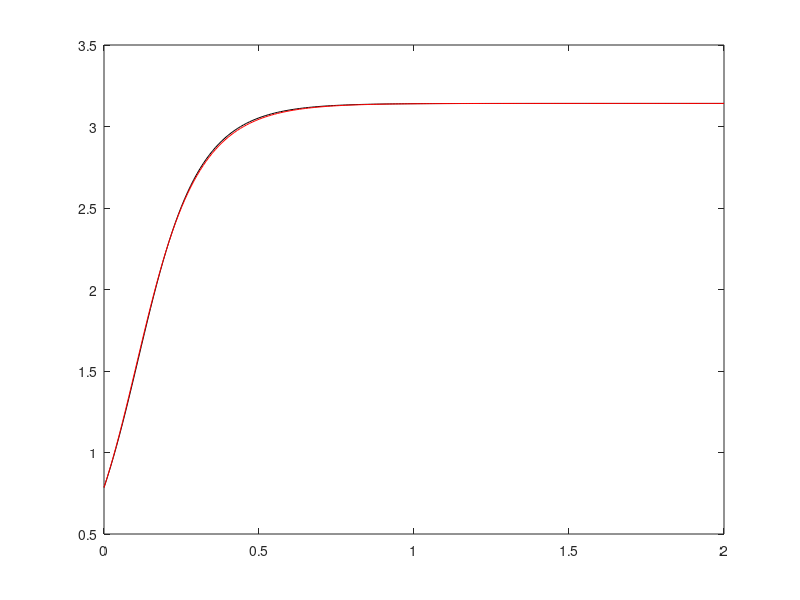

This chart was generated by the following MATLAB code:
%%% Problem 1
%%% Initialize t, and x_true
dt = 0.1;
T = 10;
t = 0:dt:T;
n = length(t);
A1 = zeros(1, n);
x0 = 1;
A1(1) = x0; 
x_true = @(t)(0.5 * (cos(t) + sin(t) + exp(-t)));



%%% Forward Euler
%%% Write a forward Euler scheme
tplot = 0:0.1:T;
for k = 1:n-1
    A1(k+1) = A1(k) + dt * (cos(t(k)) - A1(k));
end
plot(tplot, x_true(tplot), 'k', t, A1, 'r')
A2 = zeros(1, n);
for k = 1:n
    A2(k) = abs(A1(k) - x_true(t(k)));
end
%%% Backward Euler
%%% Write a backward Euler scheme
A3 = zeros(1, n);
A3(1) = x0;
for k = 1:n-1
    A3(k+1) = (A3(k) + dt * cos(t(k+1)))/(dt + 1);
end
plot(tplot, x_true(tplot), 'k', t, A3, 'r')
A4 = zeros(1, n);
for k = 1:n
    A4(k) = abs(A3(k) - x_true(t(k)));
end

%%% Built-in Solver
%%% Use ode45
%%% Don't forget to transpose the solution you get from ode45.

x_i = @(t, x)(cos(t) - x);
[t, x] = ode45(x_i, t, x0);
A5 = transpose(x);
plot(tplot, x_true(tplot), 'k', t, A5, 'r')
A6 = zeros(1, n);
for k = 1:n
    A6(k) = abs(A5(k) - x_true(t(k)));
end

%%% Problem 2
%%% Initialize the parameters
dt = 0.01;
T = 2;
t = 0:dt:T;
a = 8;
n = length(t);
A7 = zeros(1, n);
x0 = pi/4;
A7(1) = x0; 
x_true = @(t)(2 * atan((exp(8 * t)/(1 + sqrt(2)))));



%%% Forward Euler for dt = 0.01
%%% Initialize t and x_true
%%% Write a forward Euler scheme
tplot = 0:0.01:T;
for k = 1:n-1
    A7(k+1) = A7(k) + dt * (a * sin(A7(k)));
end
plot(tplot, x_true(tplot), 'k', t, A7, 'r')
A8 = zeros(1, n);
for k = 1:n
    A8(k) = abs(A7(k) - x_true(t(k)));
end
A8 = max(A8);

%%% Forward Euler dt = 0.001
%%% Reinitialize t and x_true
%%% Write a forward Euler scheme
dt = 0.001;
t = 0:dt:T;
n = length(t);
x = A7;
for k = 1:n-1
    x(k+1) = x(k) + dt * (a * sin(x(k)));
end
for k = 1:n
    x(k) = abs(x(k) - x_true(t(k)));
end
A9 = A8/max(x);

%%% Predictor-Corrector dt = 0.01
%%% Reinitialize t and x_true
%%% Write a forward Euler scheme and a backward Euler scheme in the same
%%% loop.
%%% The forward Euler scheme is the predictor.  The answer from forward
%%% Euler will be plugged into the sin(x_n+1) in the backward Euler scheme.
dt = 0.01;
t = 0:dt:T;
n = length(t);
A10 = A7;
for k = 1:n-1
    A10(k+1) = A10(k) + dt * a * sin(A10(k));
    A10(k+1) = A10(k) + dt * a * sin(A10(k+1));
end
plot(tplot, x_true(tplot), 'k', t, A10, 'r')
A11 = A10;
for k = 1:n
    A11(k) = abs(A10(k) - x_true(t(k)));
end
A11 = max(A11);
%%% Predictor-Corrector dt = 0.001
%%% Reinitialize t and x_true
%%% Write a forward Euler scheme and a backward Euler scheme in the same
%%% loop.
%%% The forward Euler scheme is the predictor.  The answer from forward
%%% Euler will be plugged into the sin(x_n+1) in the backward Euler scheme.
dt = 0.001;
t = 0:dt:T;
n = length(t);
x = A7;
for k = 1:n-1
   x(k+1) = x(k) + dt * a * sin(x(k));
   x(k+1) = x(k) + dt * a * sin(x(k+1));
end
for k = 1:n
    x(k) = abs(x(k) - x_true(t(k)));
end
A12 = A11/max(x);

%%% Builtin Solver
%%% Reinitialize t and x_true
%%% Use ode45 to solve the ODE.
%%% Don't forget to transpose the solution you get from ode45.
dt = 0.01;
t = 0:dt:T;
n = length(t);
x_i = @(t, x)(a * sin(x));
[t, x] = ode45(x_i, t, x0);
A13 = transpose(x);
A14 = zeros(1, n);
for k = 1:n
    A14(k) = abs(A13(k) - x_true(t(k)));
end
A14 = max(A14);
dt = 0.001;
t = 0:dt:T;
n = length(t);
[t, x] = ode45(x_i, t, x0);
for k = 1:n
    x(k) = abs(x(k) - x_true(t(k)));
end
A15 = A14/max(x);



%%%  If you want to write local functions, put them here
